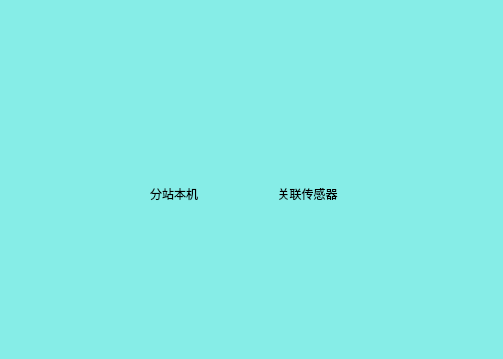
<?xml version="1.0" encoding="UTF-8"?>
<ui version="4.0">
 <class>ParameterSetting</class>
 <widget class="QDialog" name="ParameterSetting">
  <property name="geometry">
   <rect>
    <x>0</x>
    <y>0</y>
    <width>503</width>
    <height>359</height>
   </rect>
  </property>
  <property name="windowTitle">
   <string>Dialog</string>
  </property>
  <property name="styleSheet">
   <string notr="true">background-color: rgb(134,237,231);</string>
  </property>
  <widget class="QWidget" name="">
   <property name="geometry">
    <rect>
     <x>110</x>
     <y>15</y>
     <width>261</width>
     <height>341</height>
    </rect>
   </property>
   <layout class="QHBoxLayout" name="horizontalLayout">
    <item>
     <layout class="QVBoxLayout" name="verticalLayout">
      <item>
       <widget class="QPushButton" name="substationButton">
        <property name="minimumSize">
         <size>
          <width>104</width>
          <height>131</height>
         </size>
        </property>
        <property name="styleSheet">
         <string notr="true">QPushButton { background-color: rgb(134,237,231); border-radius: 3px; color: rgb(255, 255, 255); } QPushButton:focus { background-color: rgb(244,236,2); }</string>
        </property>
        <property name="text">
         <string/>
        </property>
        <property name="icon">
         <iconset resource="pingbao.qrc">
          <normaloff>:/new/prefix1/ICON/6/1 (54).png</normaloff>:/new/prefix1/ICON/6/1 (54).png</iconset>
        </property>
        <property name="iconSize">
         <size>
          <width>100</width>
          <height>100</height>
         </size>
        </property>
        <property name="flat">
         <bool>true</bool>
        </property>
       </widget>
      </item>
      <item>
       <widget class="QLabel" name="label">
        <property name="text">
         <string>&lt;html&gt;&lt;head/&gt;&lt;body&gt;&lt;p align=&quot;center&quot;&gt;分站本机&lt;/p&gt;&lt;p align=&quot;center&quot;&gt;&lt;br/&gt;&lt;/p&gt;&lt;p align=&quot;center&quot;&gt;&lt;br/&gt;&lt;/p&gt;&lt;p align=&quot;center&quot;&gt;&lt;br/&gt;&lt;/p&gt;&lt;/body&gt;&lt;/html&gt;</string>
        </property>
       </widget>
      </item>
     </layout>
    </item>
    <item>
     <layout class="QVBoxLayout" name="verticalLayout_2">
      <item>
       <widget class="QPushButton" name="associationButton">
        <property name="minimumSize">
         <size>
          <width>94</width>
          <height>75</height>
         </size>
        </property>
        <property name="maximumSize">
         <size>
          <width>104</width>
          <height>131</height>
         </size>
        </property>
        <property name="styleSheet">
         <string notr="true">QPushButton { background-color: rgb(134,237,231); border-radius: 3px; color: rgb(255, 255, 255); } QPushButton:focus { background-color: rgb(244,236,2); }</string>
        </property>
        <property name="text">
         <string/>
        </property>
        <property name="icon">
         <iconset resource="pingbao.qrc">
          <normaloff>:/new/prefix1/ICON/6/1 (70).png</normaloff>:/new/prefix1/ICON/6/1 (70).png</iconset>
        </property>
        <property name="iconSize">
         <size>
          <width>100</width>
          <height>100</height>
         </size>
        </property>
        <property name="flat">
         <bool>true</bool>
        </property>
       </widget>
      </item>
      <item>
       <widget class="QLabel" name="label_2">
        <property name="text">
         <string>&lt;html&gt;&lt;head/&gt;&lt;body&gt;&lt;p align=&quot;center&quot;&gt;关联传感器&lt;/p&gt;&lt;p align=&quot;center&quot;&gt;&lt;br/&gt;&lt;/p&gt;&lt;p align=&quot;center&quot;&gt;&lt;br/&gt;&lt;/p&gt;&lt;p align=&quot;center&quot;&gt;&lt;br/&gt;&lt;/p&gt;&lt;/body&gt;&lt;/html&gt;</string>
        </property>
       </widget>
      </item>
     </layout>
    </item>
   </layout>
  </widget>
 </widget>
 <resources>
  <include location="pingbao.qrc"/>
 </resources>
 <connections/>
</ui>
